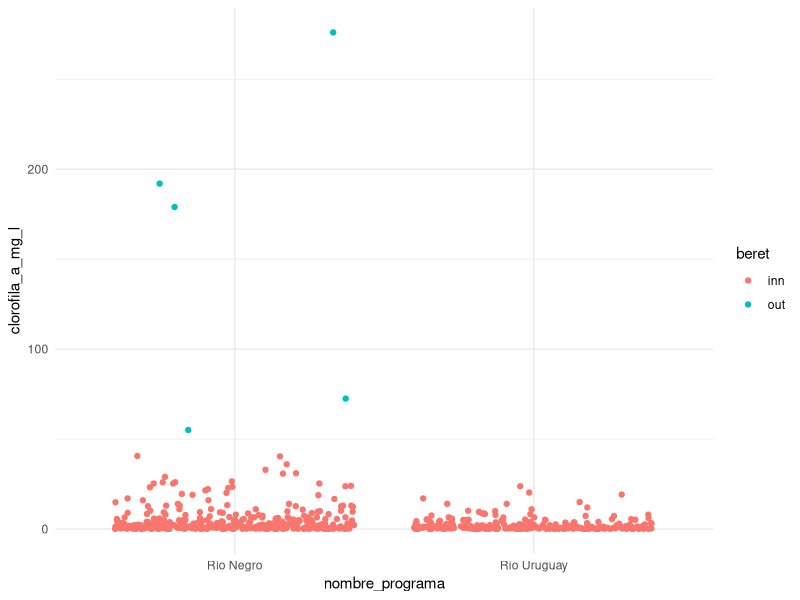
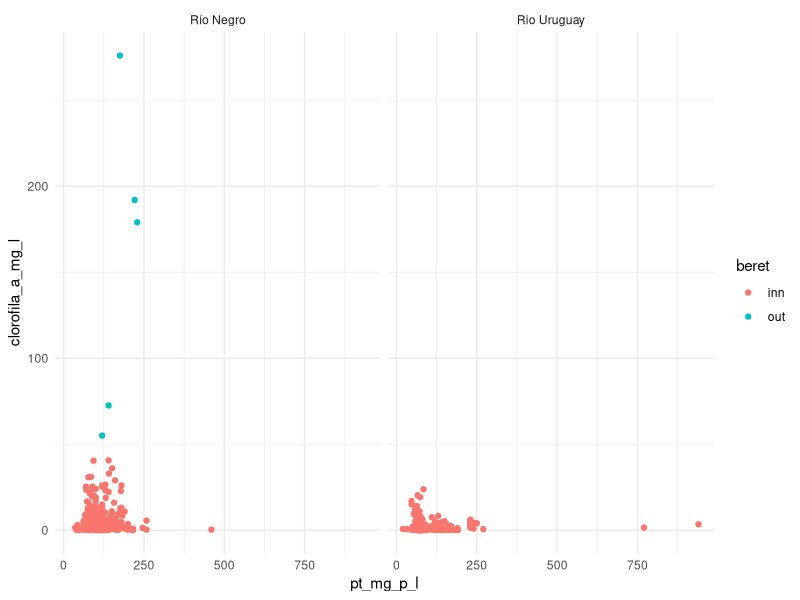

Reproduce these figures in R, in order.
# Funciones -----------------------------------------------------
library(tidyverse) # Funciones de manipulacion de la base y graficos
library(RColorBrewer) #Paleta de colores

# Datos -------------------------------------------------------------------

data_articulo <- read_csv("2.Datos/data_articulo.csv")

glimpse(data_articulo)

id_variables <- c("nombre_programa","codigo_pto","departamento","fecha_muestra",
                  "fecha_hora","id_muestra") 
# Voy a generar la variable "beret" que identifica los datos excluidos en articulos

data_articulo <- data_articulo %>% 
  mutate(beret = factor( ifelse ((codigo_pto == "RN12" & fecha_muestra == "2018-04-17"| 
                            codigo_pto == "RN5" & fecha_muestra == "2012-01-19" |
                            codigo_pto == "RN5" & fecha_muestra == "2012-12-06" |
                            codigo_pto == "RN6" & fecha_muestra == "2012-08-15" |
                            codigo_pto == "RN3" & fecha_muestra == "2012-12-05"  ), "out","inn")))

id_variables <- c("nombre_programa","codigo_pto","departamento","fecha_muestra",
                  "fecha_hora","id_muestra","beret") 

ggplot(data_articulo,aes(y=clorofila_a_mg_l, x=nombre_programa)) +   geom_jitter(aes(color = beret)) + 
  theme_minimal()
  
ggplot(data_articulo, aes(y=clorofila_a_mg_l, x = pt_mg_p_l)) +
  geom_point(aes(color = beret)) + facet_wrap( .~ nombre_programa) +
  theme_minimal()


Plot_pred <- data_articulo %>%
  pivot_longer(-c(all_of(id_variables), clorofila_a_mg_l),
               names_to="xvar",values_to="value") %>%
  ggplot(aes(x=value,y=clorofila_a_mg_l)) + geom_point(aes(color=beret)) +
  scale_color_manual(values = c("#d95f02","#1b9e77")) +
  facet_wrap( nombre_programa ~ xvar , scales="free") 
 
